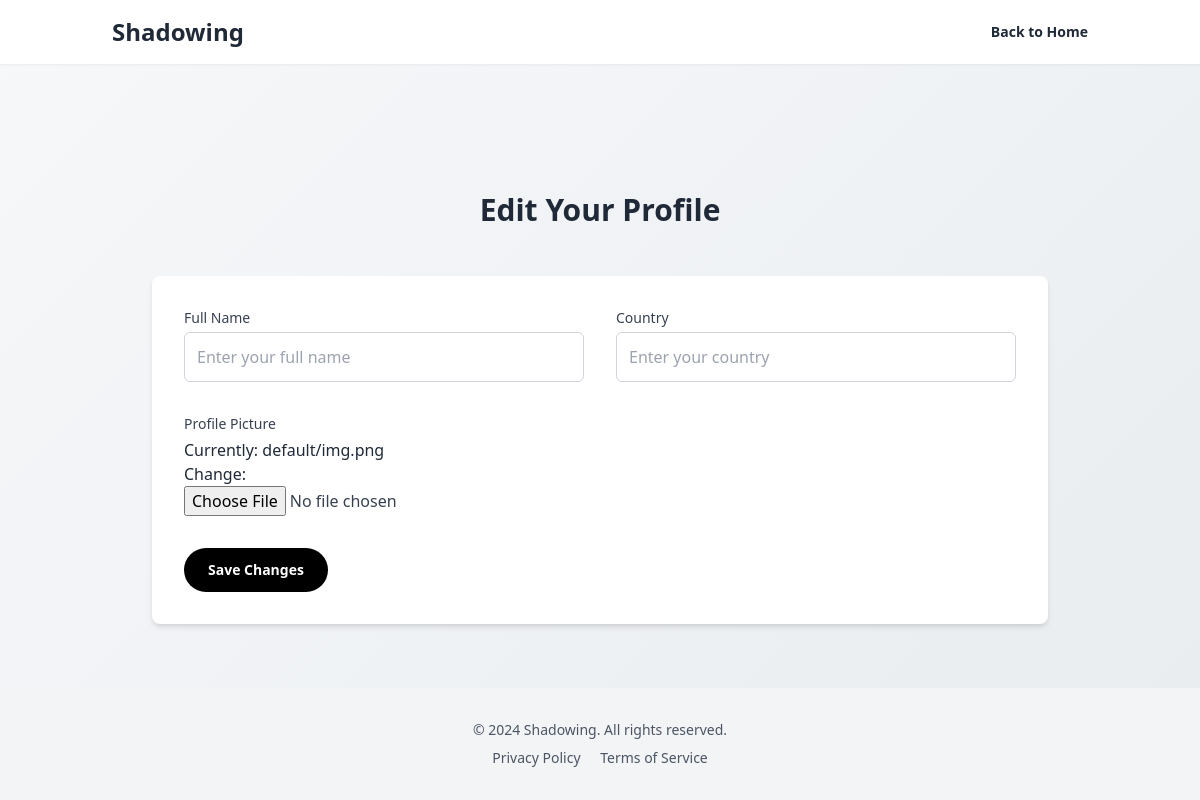
Page /user/profile/edit/ (signed in) on the earlier database version.
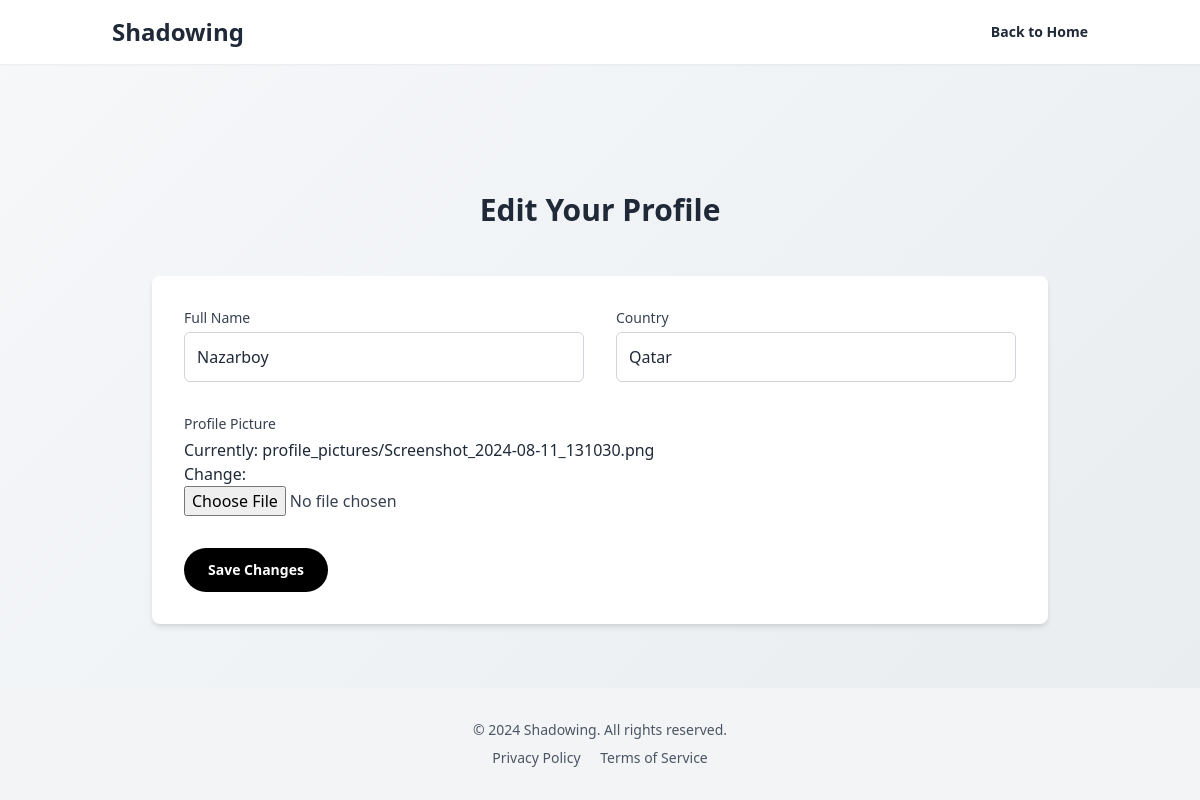
Same page on the later database version.
### users/models.py (models this page shows, shortened)
class AccountModel(models.Model):
    user = models.OneToOneField(UserModel, on_delete=models.CASCADE, related_name='account')
    full_name = models.CharField(max_length=255, null=True, blank=True)
    country = models.CharField(max_length=255, null=True, blank=True)
    profile_picture = models.ImageField(upload_to='profile_pictures/', default='default/img.png')
    class Meta:
        verbose_name = 'Account'
        verbose_name_plural = 'Accounts'

### users/views.py (the view)
# urls.py: path('profile/edit/', profile_edit, name='profile_edit'),
@login_required
def profile_edit(request):
    account, created = AccountModel.objects.get_or_create(user=request.user)
    if request.method == 'POST':
        form = ProfileEditForm(request.POST, request.FILES, instance=account)
        if form.is_valid():
            form.save()
            messages.success(request, 'Your profile has been updated successfully!')
            return redirect('users:profile')
        else:
            print(form.errors)  # This will output errors to the console
            messages.error(request, 'Please correct the errors below.')
    else:
        form = ProfileEditForm(instance=account)
    return render(request, 'profile_edit.html', {'form': form})

### users/forms.py
class ProfileEditForm(forms.ModelForm):
    class Meta:
        model = AccountModel
        fields = ['full_name', 'country', 'profile_picture']
        widgets = {
            'full_name': forms.TextInput(attrs={
                'class': 'input-field w-full border border-gray-300 p-3 rounded-md',
                'placeholder': 'Enter your full name',
            }),
            'country': forms.TextInput(attrs={
                'class': 'input-field w-full border border-gray-300 p-3 rounded-md',
                'placeholder': 'Enter your country',
            }),
            'profile_picture': forms.ClearableFileInput(attrs={
                'class': 'w-full text-gray-700',
            }),
        }

### templates/profile_edit.html (shortened to what this page needs)
<!DOCTYPE html>
<html lang="en">
<head>
    <link href="https://cdnjs.cloudflare.com/ajax/libs/tailwindcss/2.2.19/tailwind.min.css" rel="stylesheet">
</head>
<body class="font-sans text-gray-800 antialiased gradient-bg">
    <header class="fixed top-0 left-0 right-0 bg-white shadow-sm z-50">
        <nav class="container mx-auto px-6 py-4 flex justify-between items-center">
            <div class="text-2xl font-bold">Shadowing</div>
            <a href="/" class="text-sm font-semibold hover:text-gray-600 transition duration-300">Back to Home</a>
        </nav>
    </header>
    <main class="mt-16 pt-16">
        <section class="container mx-auto px-6 py-16">
            <h1 class="text-3xl font-bold text-center mb-12">Edit Your Profile</h1>
            <div class="max-w-4xl mx-auto bg-white rounded-lg shadow-md p-8">
                <form method="post" enctype="multipart/form-data">
                    <div class="grid grid-cols-1 md:grid-cols-2 gap-8">
                        <div>
                            <label for="{{ form.full_name.id_for_label }}" class="block text-sm font-medium text-gray-700 mb-1">Full Name</label>
                            {{ form.full_name }}
                        </div>
                        <div>
                            <label for="{{ form.country.id_for_label }}" class="block text-sm font-medium text-gray-700 mb-1">Country</label>
                            {{ form.country }}
                        </div>
                    </div>
                    <div class="mt-8">
                        <label for="{{ form.profile_picture.id_for_label }}" class="block text-sm font-medium text-gray-700 mb-1">Profile Picture</label>
                        {{ form.profile_picture }}
                    </div>
                    <div class="mt-8">
                        <button type="submit" class="bg-black text-white px-6 py-3 rounded-full text-sm font-semibold hover:bg-gray-800 transition duration-300">Save Changes</button>
                    </div>
                </form>
            </div>
        </section>
    </main>
    <footer class="bg-gray-100 py-8">
        <div class="container mx-auto px-6 text-center text-sm text-gray-600">
            <p>© 2024 Shadowing. All rights reserved.</p>
            <div class="mt-2">
                <a href="#" class="hover:text-gray-900 mr-4">Privacy Policy</a>
                <a href="#" class="hover:text-gray-900">Terms of Service</a>
            </div>
        </div>
    </footer>
</body>
</html>

Differences in the rows shown:
changed AccountModel: full_name (not shown) → "Nazarboy"; country (not shown) → "Qatar"
Other differences:
text no longer shown: "Currently: default/img.png Change:"
text now shown: "Currently: profile_pictures/Screenshot_2024-08-11_131030.png Change:"
